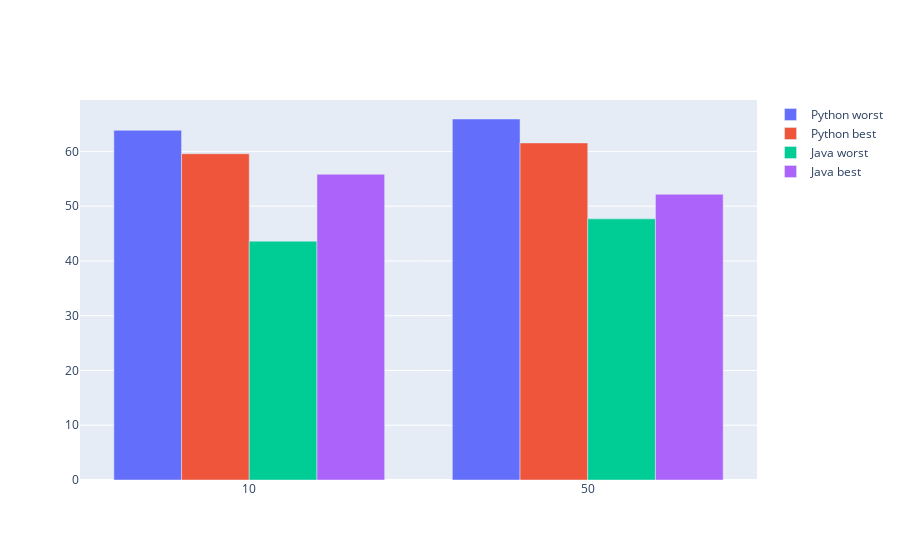

Notebook source saved alongside this figure:
### Code cell
import plotly.graph_objects as go

fig = go.Figure(data=[
    go.Bar(name='Python worst', x=[values[0],values[1]], y=[calculateRelation(df_python_worst,values[0]), calculateRelation(df_python_worst,values[1])]),
    go.Bar(name='Python best', x=[values[0],values[1]], y=[calculateRelation(df_python_best,values[0]), calculateRelation(df_python_best,values[1])]),
    go.Bar(name='Java worst', x=[values[0],values[1]], y=[calculateRelation(df_java_worst,values[0]),calculateRelation(df_java_worst,values[1])]),
    go.Bar(name='Java best', x=[values[0],values[1]], y=[calculateRelation(df_java_best,values[0]), calculateRelation(df_java_best,values[1])])
])
# Change the bar mode
fig.update_layout(barmode='group')
fig.show()

### Figure 1 — Plotly figure (JSON) as saved in the notebook; plotly's stock layout.template omitted (floating-point values rounded to 4 significant figures)
{"data": [{"name": "Python worst", "type": "bar", "x": [10, 50], "y": [63.85, 65.92]}, {"name": "Python best", "type": "bar", "x": [10, 50], "y": [59.57, 61.55]}, {"name": "Java worst", "type": "bar", "x": [10, 50], "y": [43.61, 47.68]}, {"name": "Java best", "type": "bar", "x": [10, 50], "y": [55.83, 52.18]}], "layout": {"barmode": "group"}}
